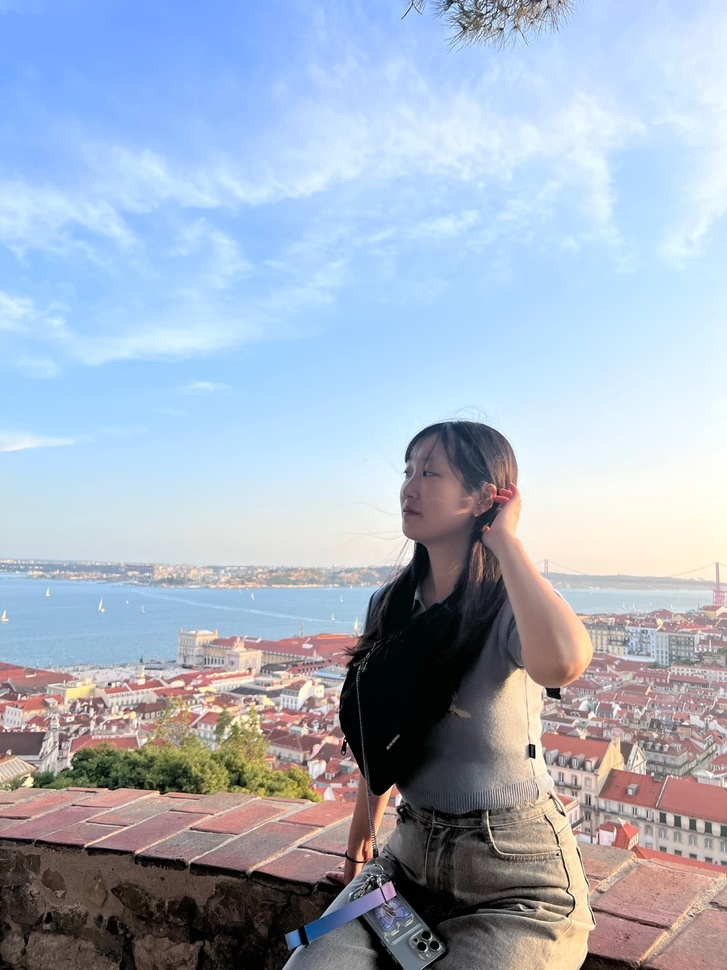
#> input picture OpenCV/FaceDetection/Resource/side_girl.jpg, 727 x 970 px, shrunk from 1080 x 1440 before the run
$ python haarcascade1.py
#> lines starting #> are read from the running program, lines starting #| are printed output that depends on the picture; after the words box and inside, x2 and y2 are one past the last pixel; in counts of white or black regions, pixels touching at a corner belong together
import cv2
import matplotlib.pyplot as plt

image_cv2 = cv2.imread("../FaceDetection/Resource/side_girl.jpg")
#> image_cv2 is the input picture: shape (970, 727, 3); mean B, G, R 192.7, 175.9, 164.5

face_classifier_frontal = cv2.CascadeClassifier("../FaceDetection/Resource/haarcascade_frontalface_default.xml")
face_classifier_profile = cv2.CascadeClassifier("../FaceDetection/Resource/haarcascade_profileface.xml")
faces_frontal = face_classifier_frontal.detectMultiScale(image_cv2)
#> faces_frontal = [[2, 933, 26, 26], [435, 693, 156, 156]]
faces_profile = face_classifier_profile.detectMultiScale(image_cv2)
#> faces_profile = [[375, 425, 120, 120]]

# draw bounding box for each face detected
for (x, y, w, h) in faces_frontal:
    color = (255, 0, 0) # red
    stroke = 5
    cv2.rectangle(image_cv2, (x, y), (x + w, y + h), color, stroke)
#> this loop made 2 passes
#> (x, y, w, h, color, stroke) on passes 1 to 2: (2, 933, 26, 26, (255, 0, 0), 5), (435, 693, 156, 156, (255, 0, 0), 5)
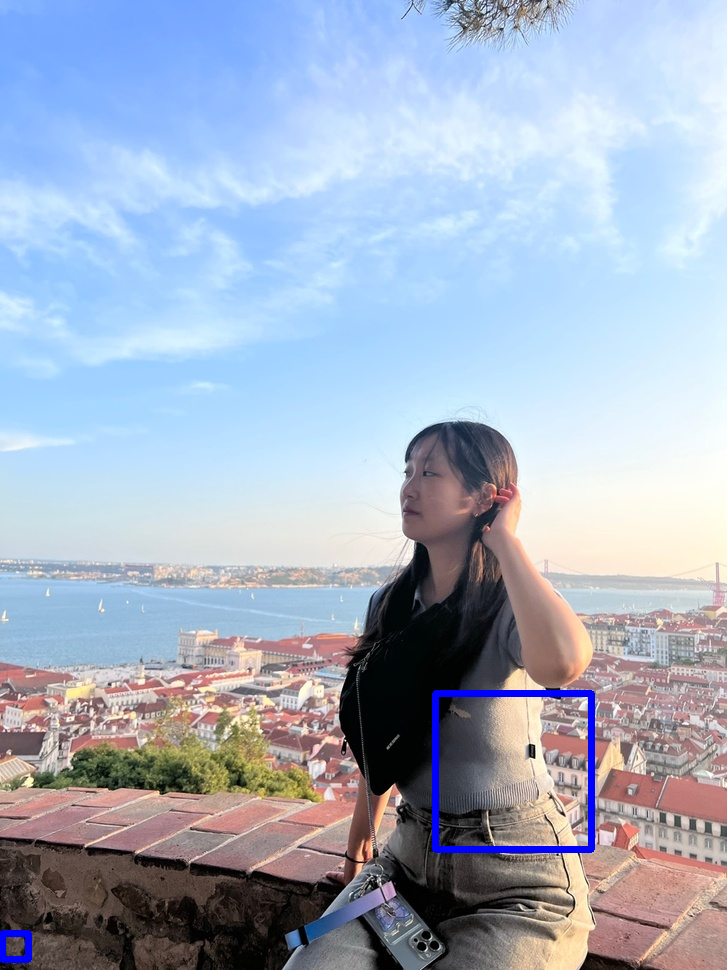
#> image_cv2: shape (970, 727, 3); 0.71% of pixels changed, all inside (x1, y1, x2, y2) = (0, 690, 595, 963)

for (x, y, w, h) in faces_profile:
    color = (0, 255, 255) # in light blue
    stroke = 5
    cv2.rectangle(image_cv2, (x, y), (x + w, y + h), color, stroke)
#> this loop made 1 pass
#> (x, y, w, h, color, stroke) on pass 1: (375, 425, 120, 120, (0, 255, 255), 5)
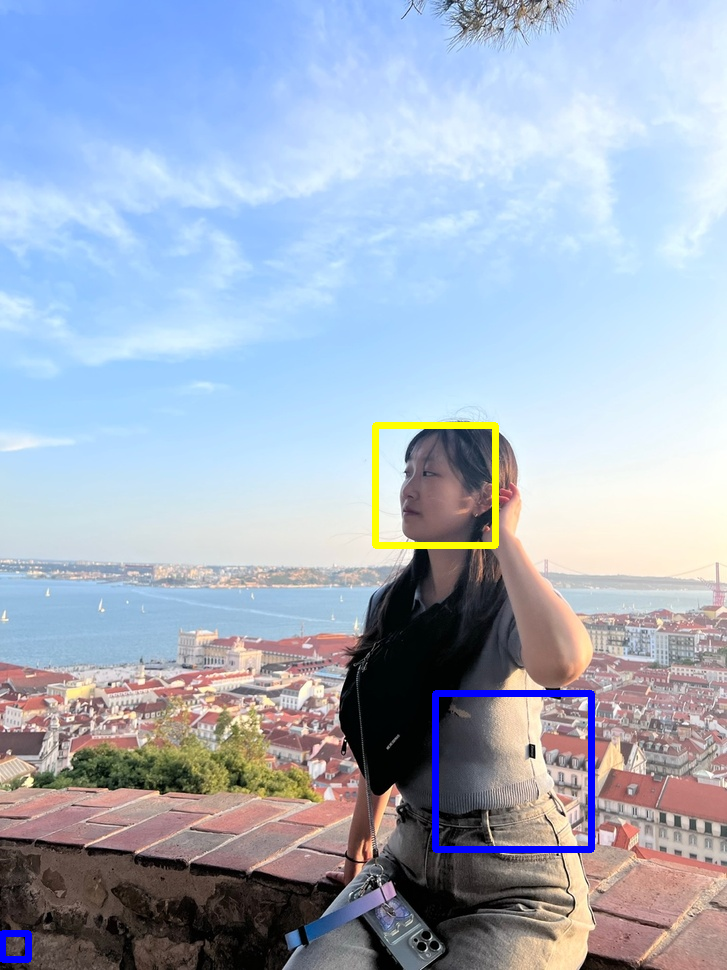
#> image_cv2: shape (970, 727, 3); 0.47% of pixels changed, all inside (x1, y1, x2, y2) = (372, 422, 499, 549)

plt.figure(figsize=(20, 10))
plt.imshow(image_cv2)
plt.show()
plt.axis('off')

$ run again, with OpenCV/FaceDetection/Resource/girl.jpg copied over OpenCV/FaceDetection/Resource/side_girl.jpg
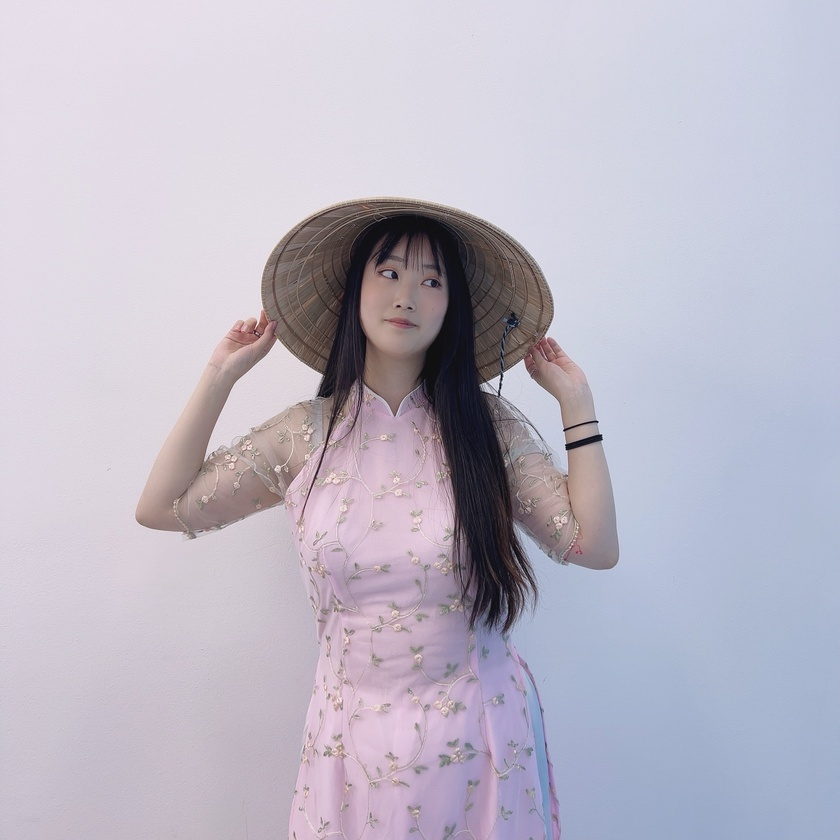
#> input picture OpenCV/FaceDetection/Resource/girl.jpg, 840 x 840 px, shrunk from 1920 x 1919 before the run
#> image_cv2 is the input picture: shape (840, 840, 3); mean B, G, R 198.1, 184.3, 188.7
#> faces_frontal = [[349, 237, 114, 114]]
#> faces_profile = [[347, 218, 143, 143]]
#> the loop `for (x, y, w, h) in faces_frontal:` made 1 pass
#> (x, y, w, h, color, stroke) on pass 1: (349, 237, 114, 114, (255, 0, 0), 5)
#> after the loop `for (x, y, w, h) in faces_frontal:`:
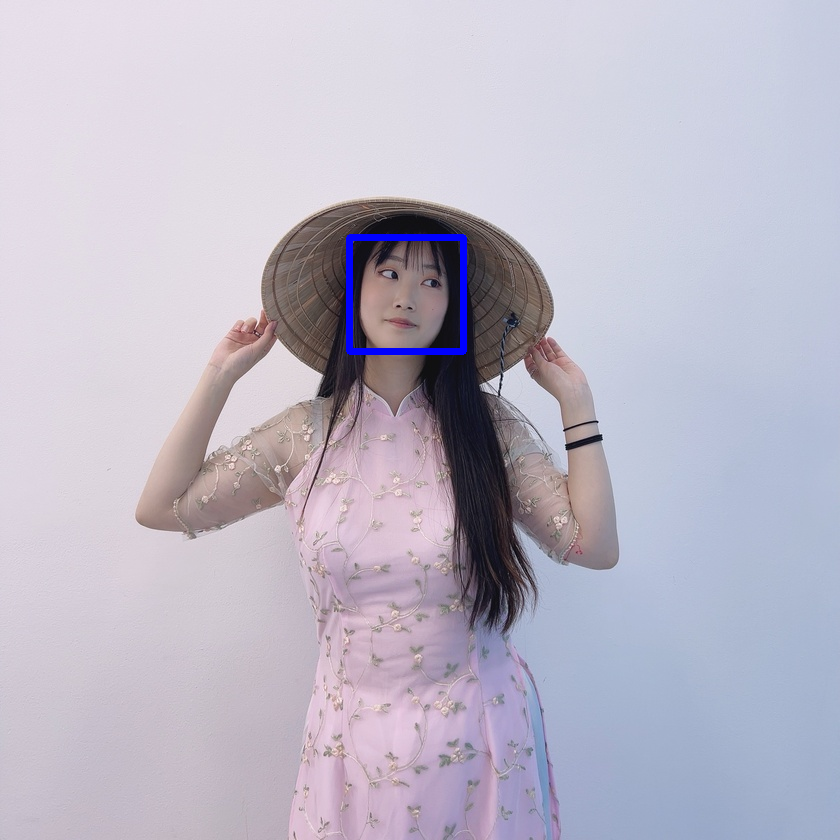
#> image_cv2: shape (840, 840, 3); 0.45% of pixels changed, all inside (x1, y1, x2, y2) = (346, 234, 467, 355)
#> the loop `for (x, y, w, h) in faces_profile:` made 1 pass
#> (x, y, w, h, color, stroke) on pass 1: (347, 218, 143, 143, (0, 255, 255), 5)
#> after the loop `for (x, y, w, h) in faces_profile:`:
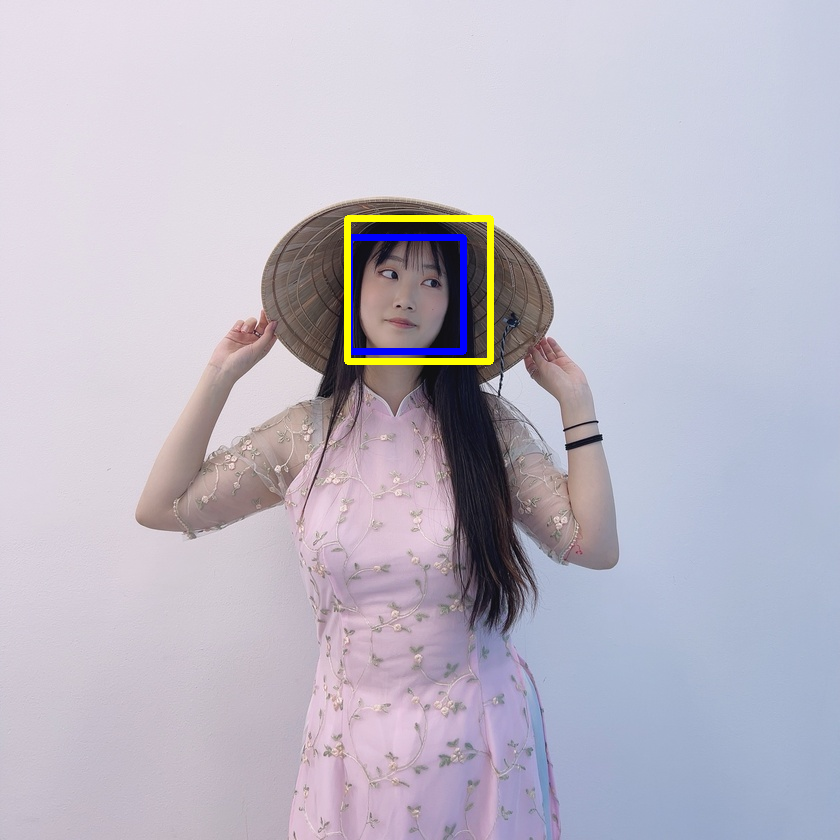
#> image_cv2: shape (840, 840, 3); 0.56% of pixels changed, all inside (x1, y1, x2, y2) = (344, 215, 494, 365)
